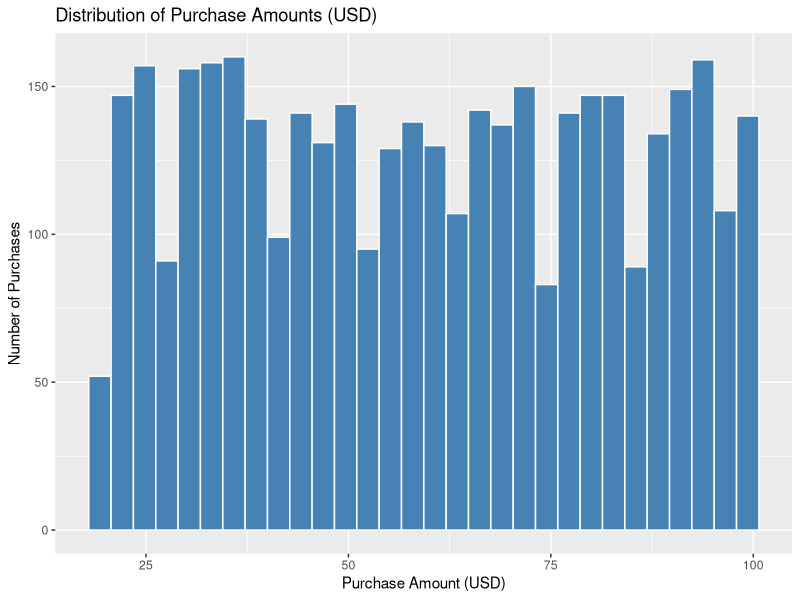
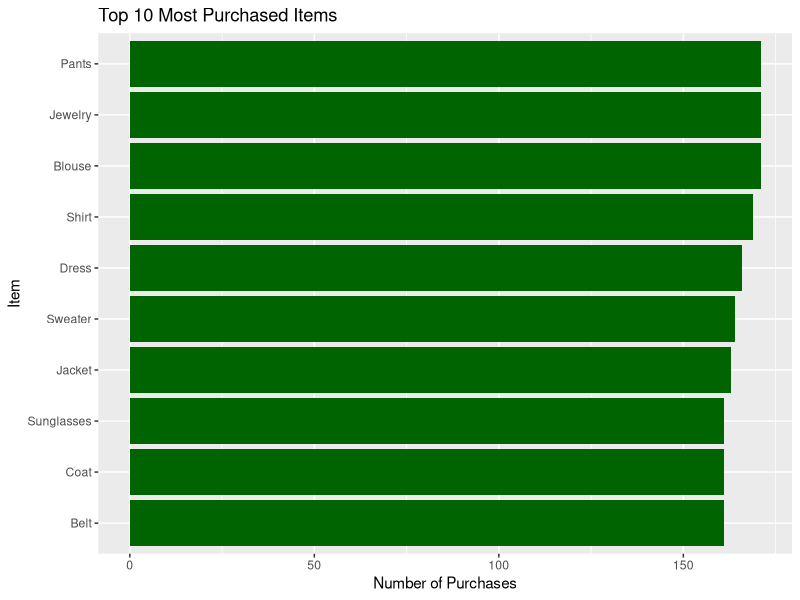
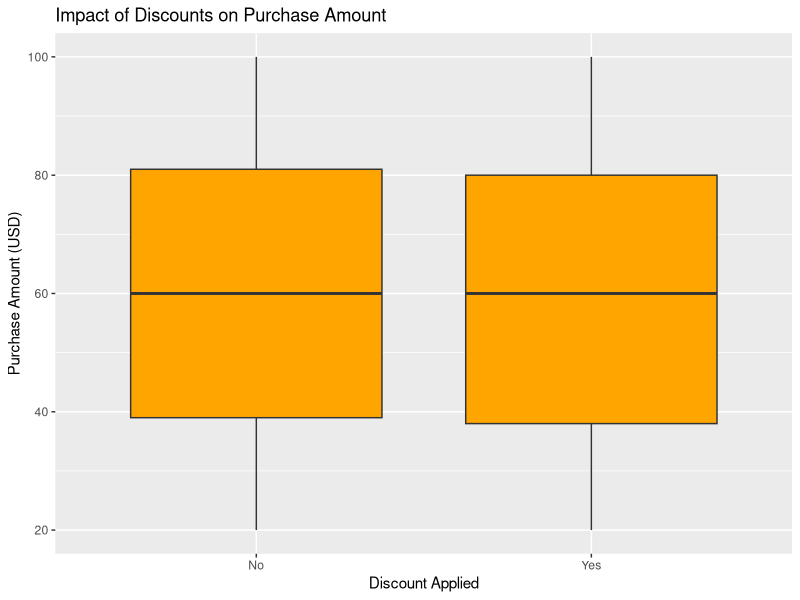
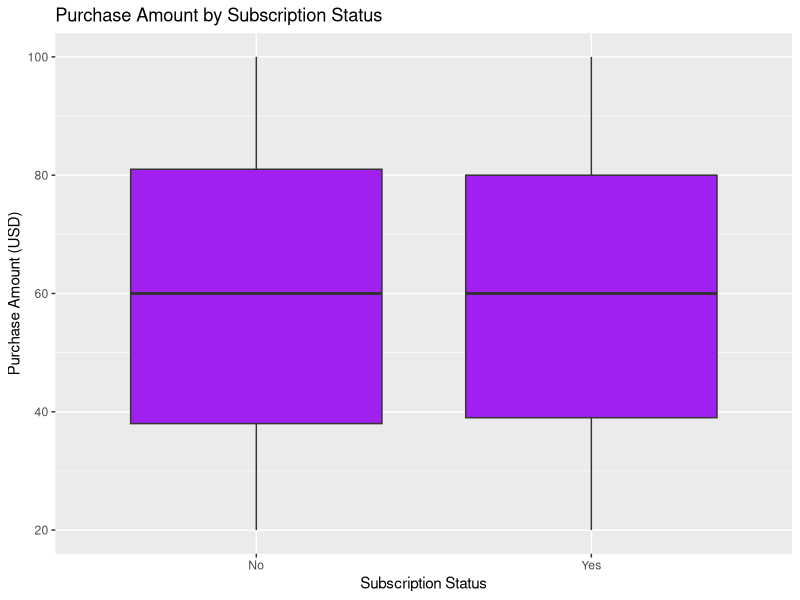
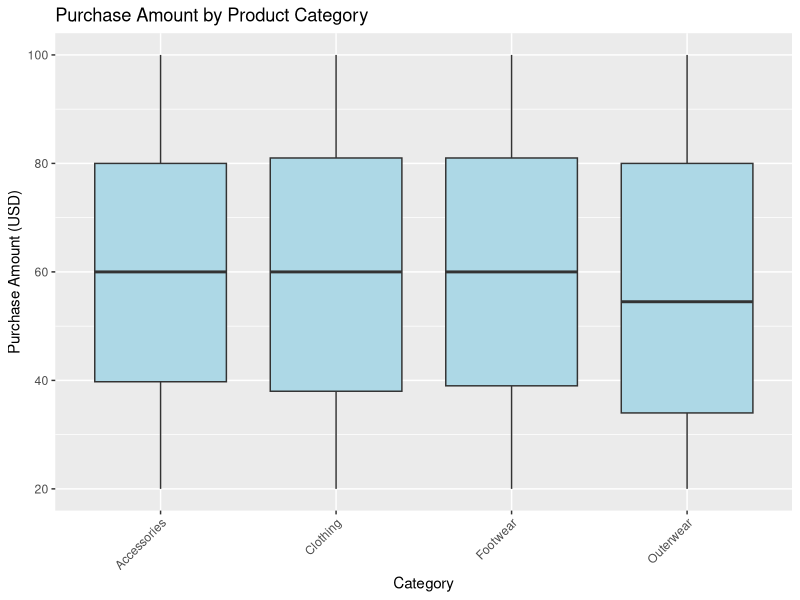
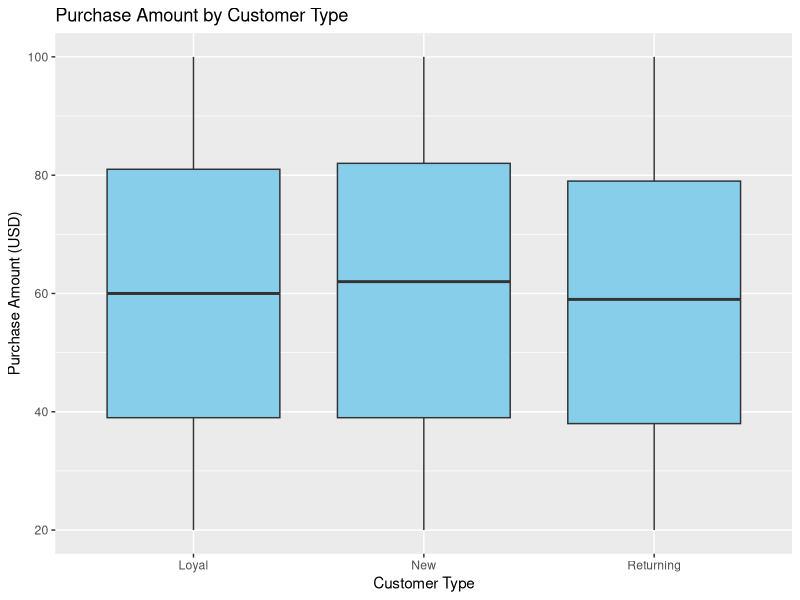
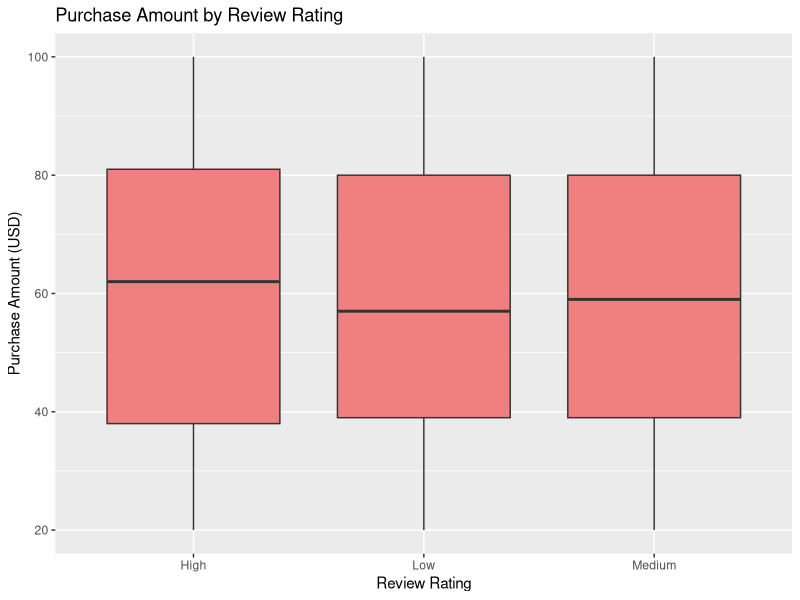
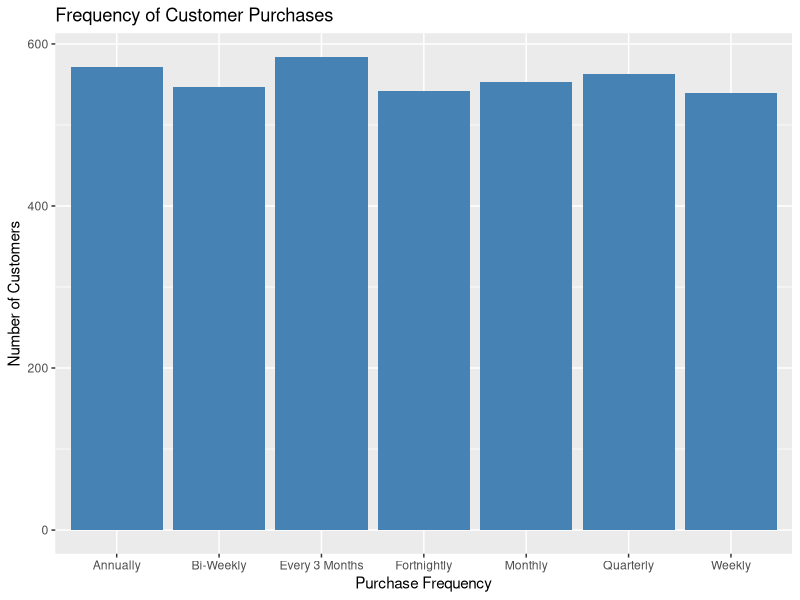

The R script that drew these images, in order:
################################################################################

#Shopping Behavior Analysis

################################################################################

# Section 1: Setup and Data Loading 

################################################################################

install.packages("readxl")
install.packages("ggplot2")
install.packages("tidyr")
install.packages("dplyr")

# Loading dataset into the R Studio
new_data <- read.csv("shopping_behavior.csv",header=TRUE)
head(new_data)


################################################################################
# Section 2: Data Validation and Final Cleaning
# Note: Initial data inspection and basic cleaning were performed in Excel.
# This section validates and finalizes the dataset for analysis in R.

################################################################################


colSums(is.na(new_data)) # which is equal to 0.

sum(duplicated(new_data)) # which is equal to 0.

library(dplyr)
glimpse(new_data)
summary(new_data)


################################################################################

# Section 3: Feature Engineering

################################################################################


# Age-grouping
new_data <- new_data %>%
  mutate(
    age_group = case_when(
      age < 25 ~ "Under 25",
      age >= 25 & age < 35 ~ "25-34",
      age >= 35 & age < 45 ~ "35-44",
      age >= 45 & age < 55 ~ "45-54",
      age >= 55 ~ "55+"
    )
  )

# Convert purchase_amount_usd into spending levels.
new_data <- new_data %>%
  mutate(
    spending_level = case_when(
      purchase_amount_usd < 40 ~ "Low",
      purchase_amount_usd >= 40 & purchase_amount_usd < 70 ~ "Medium",
      purchase_amount_usd >= 70 ~ "High"
    )
  )

# Converting subscription_status into binary
new_data <- new_data %>%
  mutate(
    subscription_flag = ifelse(subscription_status == "Yes", 1, 0)
  )

# Converting discount_applied & promo_code_used into binary
new_data <- new_data %>%
  mutate(
    discount_flag = ifelse(discount_applied == "Yes", 1, 0),
    promo_flag = ifelse(promo_code_used == "Yes", 1, 0)
  )

# Previous purchase level
new_data <- new_data %>%
  mutate(
    customer_type = case_when(
      previous_purchases < 10 ~ "New",
      previous_purchases >= 10 & previous_purchases < 30 ~ "Returning",
      previous_purchases >= 30 ~ "Loyal"
    )
  )

# Turning review_ratings into labels
new_data <- new_data %>%
  mutate(
    rating_category = case_when(
      review_rating < 3 ~ "Low",
      review_rating >= 3 & review_rating < 4 ~ "Medium",
      review_rating >= 4 ~ "High"
    )
  )

#Updated dataset
glimpse(new_data)


################################################################################

# Section 4: Exploratory Data Analysis (using ggplot2 and dplyr libraries)

################################################################################


library(ggplot2)
library(dplyr)


# Question 1: How much do customers generally spend?
ggplot(new_data, aes(x = purchase_amount_usd)) +
  geom_histogram(bins = 30, fill = "steelblue", color = "white") +
  labs(
    title = "Distribution of Purchase Amounts (USD)",
    x = "Purchase Amount (USD)",
    y = "Number of Purchases"
  )
# Insights acquired: 
# Most customers spend between $39 and $81, with an average spending of around $60. 
# Spending is fairly evenly distributed within this range, and there are no extreme outliers.


# Question 2: What items are purchased most frequently?
top_items <- new_data %>%
  count(item_purchased, sort = TRUE) %>%
  slice_head(n = 10)

ggplot(top_items, aes(x = reorder(item_purchased, n), y = n)) +
  geom_col(fill = "darkgreen") +
  coord_flip() +
  labs(
    title = "Top 10 Most Purchased Items",
    x = "Item",
    y = "Number of Purchases"
  )
# Insights acquired:
# Apparel items such as pants, shirts, and dresses are the most frequently purchased.
# Accessories like belts and sunglasses appear less frequently, indicating they are secondary purchases.


# Question 3: Do discounts lead to higher purchase amounts?
ggplot(new_data, aes(x = discount_applied, y = purchase_amount_usd)) +
  geom_boxplot(fill = "orange") +
  labs(
    title = "Impact of Discounts on Purchase Amount",
    x = "Discount Applied",
    y = "Purchase Amount (USD)"
  )
# Insights acquired:
# The median purchase amount remains consistent (~$60) regardless of whether a discount is applied.
# This suggests that discounts do not lead to higher spending per transaction.


# Question 4: Do subscribers spend more?
ggplot(new_data, aes(x = subscription_status, y = purchase_amount_usd)) +
  geom_boxplot(fill = "purple") +
  labs(
    title = "Purchase Amount by Subscription Status",
    x = "Subscription Status",
    y = "Purchase Amount (USD)"
  )
# Insights acquired:
# The median purchase amount for subscribers and non-subscribers is nearly identical (~$60).
# This indicates that having a subscription does not significantly impact the amount spent per purchase.
# However, subscribers show slightly more consistent spending behavior


# Question 5: Which categories generate higher spending?
ggplot(new_data, aes(x = category, y = purchase_amount_usd)) +
  geom_boxplot(fill = "lightblue") +
  labs(
    title = "Purchase Amount by Product Category",
    x = "Category",
    y = "Purchase Amount (USD)"
  ) +
  theme(axis.text.x = element_text(angle = 45, hjust = 1))
# Insights acquired:
# Clothing and footwear categories show higher median purchase amounts,
# while accessories tend to be lower-value purchases.
# Outerwear exhibits high variability, suggesting diverse pricing ranges.


# Question 6: How does loyalty affect spending?
ggplot(new_data, aes(x = customer_type, y = purchase_amount_usd)) +
  geom_boxplot(fill = "skyblue") +
  labs(
    title = "Purchase Amount by Customer Type",
    x = "Customer Type",
    y = "Purchase Amount (USD)"
  )
# Insights acquired:
# Purchase amount remains relatively consistent across customer types.
# New customers show a slightly higher median spending, possibly due to
# initial purchase behavior or onboarding offers.
# Loyalty appears to influence purchase frequency rather than order value.


# Question 7: Is higher spending linked to better reviews?
ggplot(new_data, aes(x = rating_category, y = purchase_amount_usd)) +
  geom_boxplot(fill = "lightcoral") +
  labs(
    title = "Purchase Amount by Review Rating",
    x = "Review Rating",
    y = "Purchase Amount (USD)"
  )
# Insights acquired:
# Purchase amounts remain relatively consistent across low, medium,
# and high review rating groups. This suggests that higher customer
# satisfaction (as measured by reviews) does not strongly influence
# how much customers spend per transaction.


# Question 8: How often do customers buy?
ggplot(new_data, aes(x = frequency_of_purchases)) +
  geom_bar(fill = "steelblue") +
  labs(
    title = "Frequency of Customer Purchases",
    x = "Purchase Frequency",
    y = "Number of Customers"
  )
# Insights acquired: Customers generally buy items once in 3 months or in a year


################################################################################

# End of Project

################################################################################








